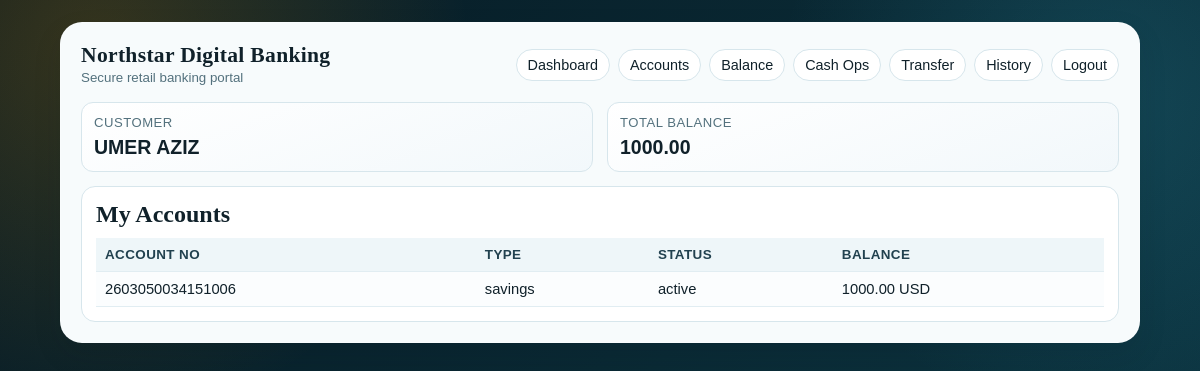
The app's page /dashboard (signed in), older data.
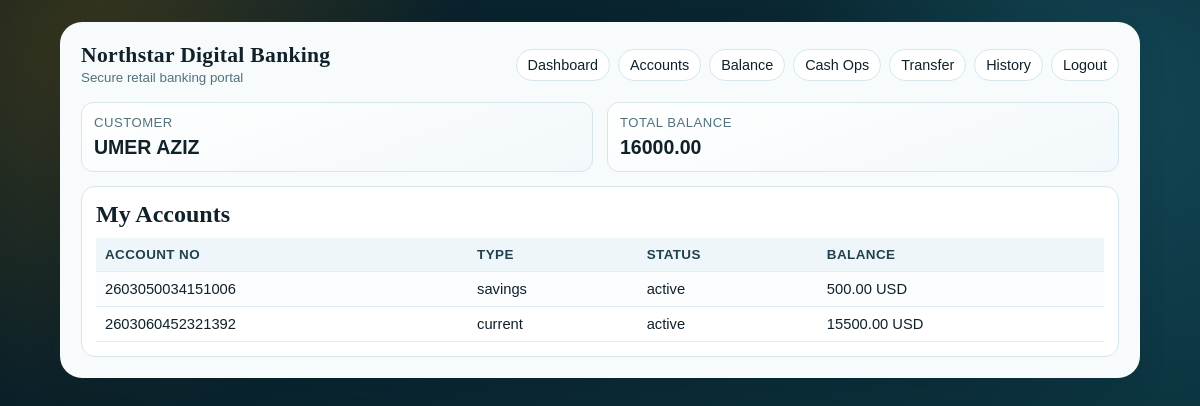
The same page, newer data.
### models.py (models this page shows)
class Account(db.Model):
    __tablename__ = "account"
    __table_args__ = (
        CheckConstraint("account_type IN ('savings', 'current')", name="ck_account_type"),
        CheckConstraint("status IN ('active', 'frozen', 'closed')", name="ck_account_status"),
        CheckConstraint("balance >= 0", name="ck_account_balance_non_negative"),
    )
    account_id = db.Column(db.Integer, primary_key=True, autoincrement=True)
    customer_id = db.Column(db.Integer, db.ForeignKey("customer.customer_id"), nullable=False)
    account_number = db.Column(db.String(30), nullable=False, unique=True)
    account_type = db.Column(db.String(20), nullable=False)
    currency_code = db.Column(db.String(3), nullable=False, default="USD")
    balance = db.Column(db.Numeric(12, 2), nullable=False, default=0)
    status = db.Column(db.String(20), nullable=False, default="active")
    opened_at = db.Column(db.DateTime, nullable=False, default=datetime.utcnow)
    closed_at = db.Column(db.DateTime, nullable=True)

### app.py (the view)
@app.route("/dashboard")
@login_required
def dashboard():
    customer = current_customer()
    accounts = Account.query.filter_by(customer_id=customer.customer_id).order_by(Account.account_id).all()
    total_balance = sum((Decimal(a.balance) for a in accounts), Decimal("0.00"))
    return render_template("dashboard.html", customer=customer, accounts=accounts, total_balance=total_balance)

### app.py (called while the page is built)
def login_required(view_func):
    @wraps(view_func)
    def wrapped(*args, **kwargs):
        if not session.get("customer_id"):
            return redirect(url_for("login"))
        return view_func(*args, **kwargs)
    return wrapped

def current_customer():
    cid = session.get("customer_id")
    if not cid:
        return None
    return Customer.query.get(cid)

### templates/dashboard.html
{% extends "base.html" %}
{% block content %}
<div class="grid-2">
  <section class="kpi">
    <div class="label">Customer</div>
    <div class="value">{{ customer.full_name }}</div>
  </section>
  <section class="kpi">
    <div class="label">Total Balance</div>
    <div class="value">{{ total_balance }}</div>
  </section>
</div>
<section class="panel">
  <h2>My Accounts</h2>
  <div class="table-wrap">
    <table>
      <tr><th>Account No</th><th>Type</th><th>Status</th><th>Balance</th></tr>
      {% for a in accounts %}
      <tr>
        <td>{{ a.account_number }}</td>
        <td>{{ a.account_type }}</td>
        <td>{{ a.status }}</td>
        <td>{{ a.balance }} {{ a.currency_code }}</td>
      </tr>
      {% endfor %}
    </table>
  </div>
</section>
{% endblock %}

Row changes from the older to the newer data that the page shows:
changed Account "savings": balance "1000.00" → "500.00"
added Account: account_number "2603060452321392", account_type "current", status "active", balance "15500.00", currency_code "USD"
Text that changed along with them:
{{ total_balance }}: "1000.00" → "16000.00"
